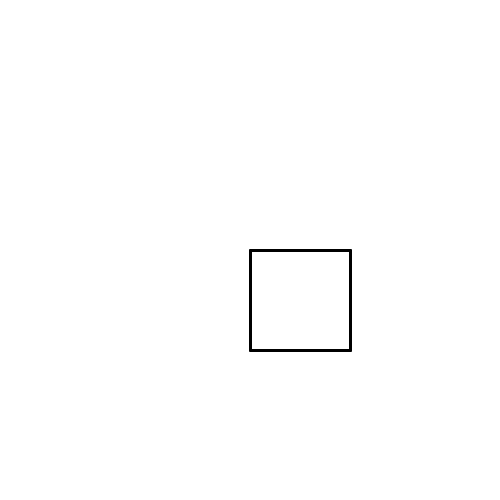
Frame 1 (no input)
Frame 60 (the mouse pressed at the canvas centre just before this capture): identical to frame 1, image omitted
Frame 120 (the mouse held since frame 60 and released just before this capture): identical to frame 1, image omitted

The Processing sketch that drew this single still picture (run headless with seeded random() and noise(); from frame 60 on, the mouse is pressed at the canvas centre):

// Processing sketch: opdracht9_4
// ── opdracht9_4.pde
int Cijfer = 250;

void setup (){
  size (500,500);
background(255,255,255);
  Vierkant(Cijfer,Cijfer,100,100);
 
}

void draw (){

  
}

void  Vierkant(int x,int y,int b,int h){
  strokeWeight(3);

  line(x, y, x + b, y );           
  line(x, y , x , y + h);           
  line(x + b, y, x + b, y + h);  
  line(x, y + h, x + b, y + h);   
 
}
